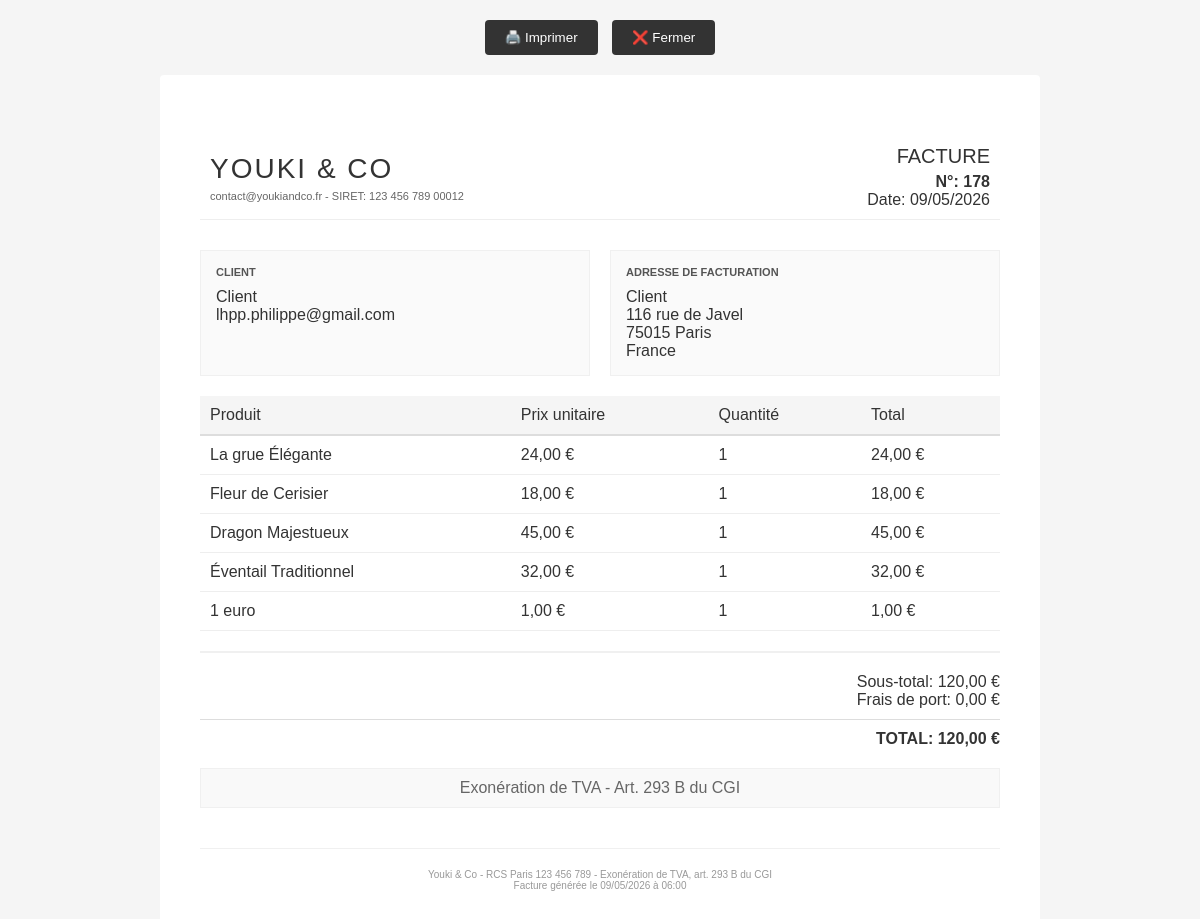
Screenshot of /generer_facture.php?id=178 (signed in) with the database file from the repository.
### tables this page shows
CREATE TABLE `Commande` (
  `idCommande` bigint NOT NULL,
  `idClient` bigint NOT NULL,
  `idAdresseLivraison` bigint NOT NULL,
  `idAdresseFacturation` bigint DEFAULT NULL,
  `dateCommande` datetime NOT NULL,
  `modeReglement` varchar(200) NOT NULL DEFAULT 'CB',
  `delaiLivraison` date NOT NULL,
  `fraisDePort` double NOT NULL,
  `montantTotal` double NOT NULL,
  `statut` varchar(20) NOT NULL DEFAULT 'en_attente',
  `statut_paiement` enum('en_attente','payee','echec','annulee','rembourse') DEFAULT 'en_attente',
  `idPaiement` int DEFAULT NULL
);

CREATE TABLE `Client` (
  `idClient` bigint NOT NULL,
  `email` varchar(50) NOT NULL,
  `motDePasse` varchar(1000) DEFAULT NULL,
  `nom` varchar(50) NOT NULL,
  `prenom` varchar(50) NOT NULL,
  `telephone` varchar(20) DEFAULT NULL,
  `email_confirme` tinyint(1) DEFAULT '0',
  `token_confirmation` varchar(64) DEFAULT NULL,
  `token_expires` datetime DEFAULT NULL,
  `type` enum('temporaire','permanent') DEFAULT 'temporaire',
  `date_creation` datetime DEFAULT CURRENT_TIMESTAMP,
  `session_id` varchar(128) DEFAULT NULL
);

CREATE TABLE `Adresse` (
  `idAdresse` bigint NOT NULL,
  `idClient` bigint NOT NULL,
  `nom` varchar(50) NOT NULL,
  `prenom` varchar(50) NOT NULL,
  `adresse` varchar(50) NOT NULL,
  `codePostal` varchar(50) NOT NULL,
  `ville` varchar(50) NOT NULL,
  `pays` varchar(50) NOT NULL,
  `telephone` varchar(50) NOT NULL,
  `instructions` varchar(255) DEFAULT NULL,
  `societe` varchar(50) DEFAULT NULL,
  `type` varchar(20) DEFAULT 'livraison',
  `dateCreation` datetime DEFAULT CURRENT_TIMESTAMP
);

CREATE TABLE `LigneCommande` (
  `idLigneCommande` bigint NOT NULL,
  `idCommande` bigint NOT NULL,
  `idOrigami` bigint NOT NULL,
  `quantite` int NOT NULL,
  `prixUnitaire` double NOT NULL
);

CREATE TABLE `Origami` (
  `idOrigami` bigint NOT NULL,
  `nom` varchar(50) NOT NULL,
  `description` varchar(300) NOT NULL,
  `photo` varchar(300) NOT NULL,
  `prixHorsTaxe` double NOT NULL,
  `date_modification` datetime DEFAULT NULL,
  `niveau_difficulte` varchar(50) DEFAULT NULL,
  `visible` tinyint(1) DEFAULT '1'
);

### generer_facture.php (the view, shortened to what this page needs)
<?php
require_once 'config.php';
$idCommande = $_GET['id'];
try {
    $pdo = new PDO("mysql:host=$host;dbname=$dbname;charset=utf8", $username, $password);
    $pdo->setAttribute(PDO::ATTR_ERRMODE, PDO::ERRMODE_EXCEPTION);
    $stmt = $pdo->prepare("
        SELECT
            c.*,
            cl.nom as client_nom,
            cl.prenom as client_prenom,
            cl.email as client_email,
            cl.telephone as client_telephone,
            al.adresse as adresse_livraison,
            al.codePostal as codePostal_livraison,
            al.ville as ville_livraison,
            al.pays as pays_livraison,
            af.adresse as adresse_facturation,
            af.codePostal as codePostal_facturation,
            af.ville as ville_facturation,
            af.pays as pays_facturation
        FROM Commande c
        JOIN Client cl ON c.idClient = cl.idClient
        JOIN Adresse al ON c.idAdresseLivraison = al.idAdresse
        JOIN Adresse af ON c.idAdresseFacturation = af.idAdresse
        WHERE c.idCommande = ?
    ");
    $stmt->execute([$idCommande]);
    $commande = $stmt->fetch(PDO::FETCH_ASSOC);
    $stmt = $pdo->prepare("
        SELECT lc.*, o.nom as produit_nom, o.description as produit_description
        FROM LigneCommande lc
        JOIN Origami o ON lc.idOrigami = o.idOrigami
        WHERE lc.idCommande = ?
    ");
    $stmt->execute([$idCommande]);
    $lignesCommande = $stmt->fetchAll(PDO::FETCH_ASSOC);
} catch (PDOException $e) {
    die("Erreur de connexion: " . $e->getMessage());
}
$tcpdf_path = 'tcpdf/tcpdf.php';
if (file_exists($tcpdf_path)) {
    generatePDFInvoice($commande, $lignesCommande);
} else {
    generateHTMLInvoice($commande, $lignesCommande);
}
function generateHTMLInvoice($commande, $lignesCommande) {
    echo '<!DOCTYPE html>
    <html>
    <head>
        <meta charset="UTF-8">
        <title>Facture #' . $commande['idCommande'] . ' - Youki & Co</title>
        <style>
            body { font-family: -apple-system, BlinkMacSystemFont, sans-serif; background: #f5f5f5; margin: 0; padding: 20px; }
            .container { max-width: 800px; margin: 0 auto; background: white; border-radius: 4px; padding: 40px; }
            .no-print { text-align: center; margin-bottom: 20px; }
            .print-btn { background: #333; color: white; border: none; padding: 10px 20px; border-radius: 4px; cursor: pointer; margin: 0 5px; }
            .print-btn:hover { background: #444; }
        </style>
    </head>
    <body>
        <div class="no-print">
            <button class="print-btn" onclick="window.print()">🖨️ Imprimer</button>
            <button class="print-btn" onclick="window.close()">❌ Fermer</button>
        </div>
        <div class="container">';
    echo generateInvoiceContent($commande, $lignesCommande);
    echo '</div></body></html>';
    exit;
}
function generateInvoiceContent($commande, $lignesCommande) {
    $total = 0;
    foreach ($lignesCommande as $ligne) {
        $total += $ligne['prixUnitaire'] * $ligne['quantite'];
    }
    $totalGeneral = $total + $commande['fraisDePort'];
    $html = '
    <div class="header">
        <table width="100%">
            <tr>
                <td width="60%">
                    <div class="company-name">YOUKI & CO</div>
                    <div class="company-details">contact@youkiandco.fr - SIRET: 123 456 789 00012</div>
                </td>
                <td width="40%" class="invoice-info">
                    <div class="invoice-title">FACTURE</div>
                    <div><strong>N°: ' . $commande['idCommande'] . '</strong></div>
                    <div>Date: ' . date('d/m/Y', strtotime($commande['dateCommande'])) . '</div>
                </td>
            </tr>
        </table>
    </div>
    <div class="address-section">
        <div class="address-box">
            <div class="address-label">CLIENT</div>
            ' . htmlspecialchars($commande['client_prenom'] . ' ' . $commande['client_nom']) . '<br>
            ' . htmlspecialchars($commande['client_email']) . '<br>
            ' . ($commande['client_telephone'] ? htmlspecialchars($commande['client_telephone']) : '') . '
        </div>
        <div class="address-box">
            <div class="address-label">ADRESSE DE FACTURATION</div>
            ' . htmlspecialchars($commande['client_prenom'] . ' ' . $commande['client_nom']) . '<br>
            ' . htmlspecialchars($commande['adresse_facturation']) . '<br>
            ' . htmlspecialchars($commande['codePostal_facturation'] . ' ' . $commande['ville_facturation']) . '<br>
            ' . htmlspecialchars($commande['pays_facturation']) . '
        </div>
    </div>
    <table>
        <tr>
            <th>Produit</th>
            <th>Prix unitaire</th>
            <th>Quantité</th>
            <th>Total</th>
        </tr>';
    foreach ($lignesCommande as $ligne) {
        $sousTotal = $ligne['prixUnitaire'] * $ligne['quantite'];
        $html .= '
        <tr>
            <td>' . htmlspecialchars($ligne['produit_nom']) . '</td>
            <td>' . number_format($ligne['prixUnitaire'], 2, ',', ' ') . ' €</td>
            <td>' . $ligne['quantite'] . '</td>
            <td>' . number_format($sousTotal, 2, ',', ' ') . ' €</td>
        </tr>';
    }
    $html .= '
    </table>
    <div class="totals">
        <div>Sous-total: ' . number_format($total, 2, ',', ' ') . ' €</div>
        <div>Frais de port: ' . number_format($commande['fraisDePort'], 2, ',', ' ') . ' €</div>
        <div class="grand-total">TOTAL: ' . number_format($totalGeneral, 2, ',', ' ') . ' €</div>
    </div>
    <div style="background: #f9f9f9; padding: 10px; margin: 20px 0; text-align: center; color: #666; border: 1px solid #f0f0f0;">
        Exonération de TVA - Art. 293 B du CGI
    </div>
    <div class="footer">
        Youki & Co - RCS Paris 123 456 789 - Exonération de TVA, art. 293 B du CGI<br>
        Facture générée le ' . date('d/m/Y à H:i') . '
    </div>';
    return $html;
}
?>

### generer_facture.php (style rules this page uses)
body { font-family: -apple-system, BlinkMacSystemFont, sans-serif; background: #f5f5f5; margin: 0; padding: 20px; }
.container { max-width: 800px; margin: 0 auto; background: white; border-radius: 4px; padding: 40px; }
.no-print { text-align: center; margin-bottom: 20px; }
.print-btn { background: #333; color: white; border: none; padding: 10px 20px; border-radius: 4px; cursor: pointer; margin: 0 5px; }
body { font-family: helvetica; color: #333; }
.header { margin-bottom: 30px; }
.company-name { font-size: 28px; color: #333; letter-spacing: 2px; }
.company-details { color: #666; font-size: 11px; margin-top: 5px; }
.invoice-info { text-align: right; }
.invoice-title { font-size: 20px; color: #333; margin-bottom: 5px; }
.address-section { display: flex; gap: 20px; margin: 20px 0; }
.address-box { flex: 1; background: #fafafa; padding: 15px; border: 1px solid #f0f0f0; }
.address-label { font-weight: bold; color: #555; margin-bottom: 10px; font-size: 11px; text-transform: uppercase; }
table { width: 100%; border-collapse: collapse; margin: 20px 0; }
th { background: #f5f5f5; padding: 10px; text-align: left; border-bottom: 2px solid #ddd; font-weight: 500; }
td { padding: 10px; border-bottom: 1px solid #eee; }
.totals { text-align: right; margin-top: 20px; padding-top: 20px; border-top: 2px solid #f0f0f0; }
.grand-total { font-size: 16px; font-weight: bold; margin-top: 10px; padding-top: 10px; border-top: 1px solid #ddd; }
.footer { margin-top: 40px; text-align: center; color: #999; font-size: 10px; border-top: 1px solid #f0f0f0; padding-top: 20px; }

### rows the page displays
commande: idCommande "178", dateCommande "09/05/2026", idClient.nom "Client", idClient.email "lhpp.philippe@gmail.com", idAdresseFacturation.adresse "116 rue de Javel", idAdresseFacturation.ville "75015 Paris", idAdresseFacturation.pays "France", fraisDePort "0,00", fraisDePort "120,00"
lignecommande: idOrigami.nom "La grue Élégante", prixUnitaire "24,00", quantite "1", sousTotal "24,00"
lignecommande: idOrigami.nom "Fleur de Cerisier", prixUnitaire "18,00", quantite "1", sousTotal "18,00"
lignecommande: idOrigami.nom "Dragon Majestueux", prixUnitaire "45,00", quantite "1", sousTotal "45,00"
lignecommande: idOrigami.nom "Éventail Traditionnel", prixUnitaire "32,00", quantite "1", sousTotal "32,00"
lignecommande: idOrigami.nom "1 euro", prixUnitaire "1,00", quantite "1", sousTotal "1,00"

### other values shown
$total "120,00"
